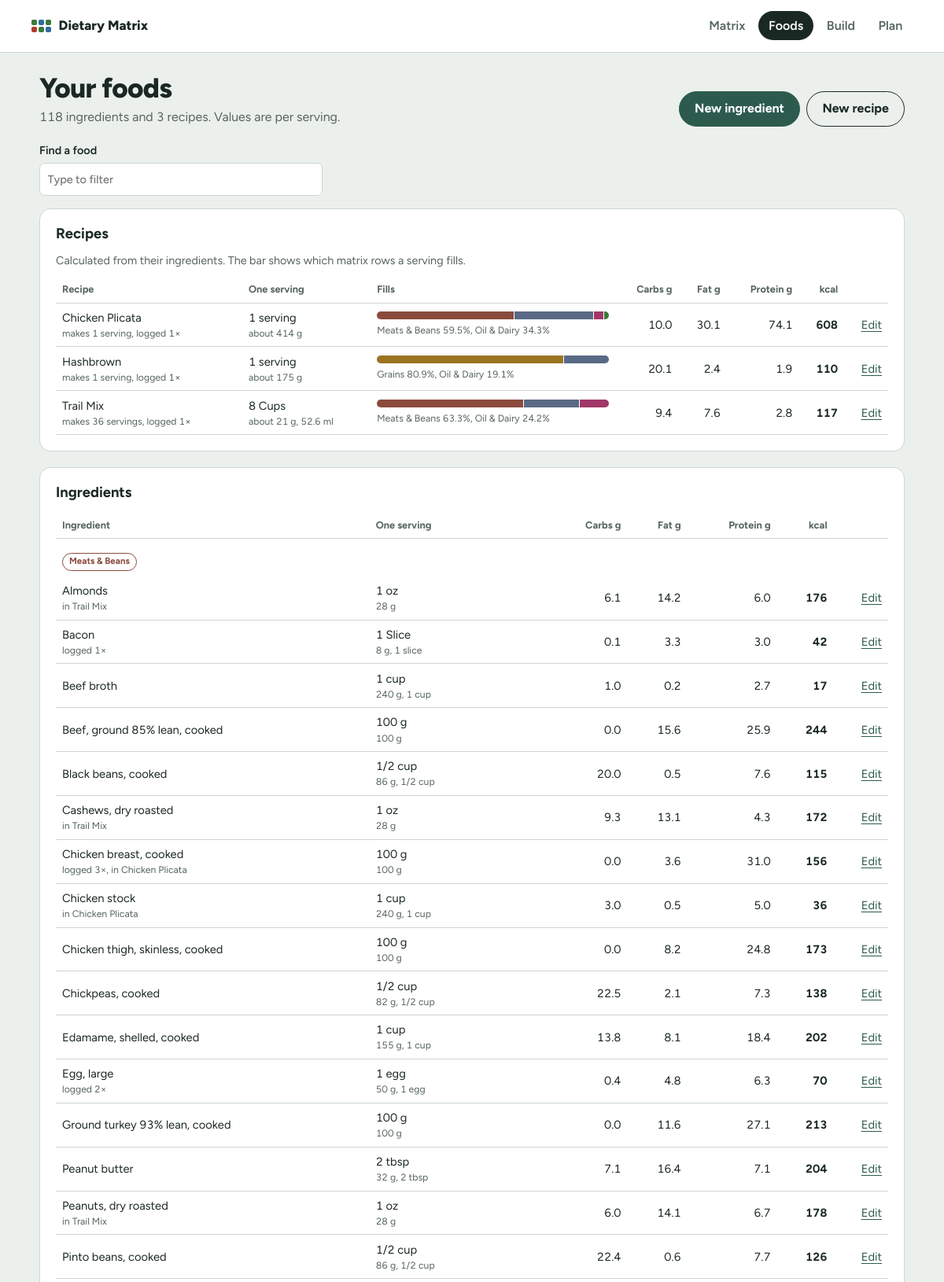
The page /foods (upper part) on the database its author committed.
### tables this page shows
CREATE TABLE foods (
    id        INTEGER PRIMARY KEY AUTOINCREMENT,
    name      TEXT NOT NULL UNIQUE COLLATE NOCASE,
    category  TEXT NOT NULL,
    serving   TEXT NOT NULL DEFAULT '1 serving',
    carbs_g   REAL NOT NULL DEFAULT 0,
    fat_g     REAL NOT NULL DEFAULT 0,
    protein_g REAL NOT NULL DEFAULT 0
, kind TEXT NOT NULL DEFAULT 'ingredient', serving_g REAL, serving_ml REAL, serving_each REAL, each_label TEXT, yield_servings REAL, batch_g REAL, batch_ml REAL, batch_each REAL);

### app.py (the view)
@app.route("/foods")
def foods():
    lib = get_library()
    uses = dict(get_db().execute("SELECT food_id, COUNT(*) FROM log GROUP BY food_id").fetchall())
    items = sorted(lib.foods.values(), key=lambda f: f["name"].lower())
    rows = [{**f, **lib.summary(f["id"]), "uses": uses.get(f["id"], 0),
             "used_in": lib.used_in(f["id"]), "issues": lib.per_serving(f["id"])["issues"]}
            for f in items]
    ingredients = {c: [r for r in rows if r["kind"] != "recipe" and r["category"] == c]
                   for c in ALL_CATEGORIES}
    recipes = [r for r in rows if r["kind"] == "recipe"]
    return render_template("foods.html", ingredients=ingredients, recipes=recipes,
                           n_ingredients=len(rows) - len(recipes))

### app.py (called while the page is built)
def get_db():
    if "db" not in g:
        g.db = sqlite3.connect(DB_PATH)
        g.db.row_factory = sqlite3.Row
        g.db.execute("PRAGMA foreign_keys = ON")
    return g.db

def fmt_qty(q):
    if q is None:
        return ""
    whole = int(q)
    frac = q - whole
    if frac < 0.005:
        return f"{whole:,}"
    if frac > 0.995:
        return f"{whole + 1:,}"
    if q < 20:
        for value, label in _NICE_FRACTIONS:
            if abs(frac - value) < 0.005:
                return f"{whole} {label}" if whole else label
    return f"{q:,.2f}".rstrip("0").rstrip(".")

def pluralize(word, q):
    if q <= 1 + 1e-9 or not word or word.endswith("s"):
        return word
    if word.endswith(("ch", "sh", "x")):
        return word + "es"
    return word + "s"

def unit_label(unit, q=1, each_label=None):
    if unit == "each":
        return pluralize(each_label or "piece", q)
    label = UNITS.get(unit, (None, None, unit))[2]
    return pluralize(label, q) if unit in PLURAL_UNITS else label

def fmt_amount(q, unit, each_label=None):
    return f"{fmt_qty(q)} {unit_label(unit, q, each_label)}"

def nice_volume(ml):
    for unit, step in (("cup", 8), ("tbsp", 2), ("tsp", 4)):
        q = ml / UNITS[unit][1]
        if q >= (0.25 if unit == "cup" else 0.25) and abs(q * step - round(q * step)) < 0.03 and q < 50:
            return round(q * step) / step, unit
    return round(ml, 1), "ml"

def get_library():
    if "lib" not in g:
        g.lib = Library(get_db())
    return g.lib

@app.template_filter("num")
def num_filter(value, digits=0):
    if value is None:
        return "–"
    return f"{value:,.{digits}f}"

@app.template_filter("pct")
def pct_filter(value):
    if value is None:
        return "–"
    return f"{round(value * 100, 1):g}%"

@app.template_filter("qty")
def qty_filter(value):
    return fmt_qty(value)

@app.context_processor
def inject_globals():
    return {"CATEGORIES": CATEGORIES, "ALL_CATEGORIES": ALL_CATEGORIES,
            "EXTRA_CATEGORY": EXTRA_CATEGORY, "MACROS": MACROS,
            "MACRO_LABELS": MACRO_LABELS, "MEALS": MEALS, "UNITS": UNITS,
            "WEIGHT_UNITS": WEIGHT_UNITS, "VOLUME_UNITS": VOLUME_UNITS}

    def used_in(self, fid):
        return sorted({self.foods[r]["name"] for r, comps in self.components.items()
                       for c in comps if c["child_id"] == fid and r in self.foods})

### templates/foods.html (shortened to what this page needs)
{% extends "base.html" %}
{% from "_macros.html" import split_bar, split_text with context %}
{% block content %}
<div class="page-head with-actions">
  <div>
    <h1>Your foods</h1>
    <p class="note">{{ n_ingredients }} ingredients and {{ recipes|length }} recipes. Values are per serving.</p>
  </div>
  <div class="actions-row">
    <a class="btn primary" href="{{ url_for('new_food', kind='ingredient') }}">New ingredient</a>
    <a class="btn" href="{{ url_for('new_food', kind='recipe') }}">New recipe</a>
  </div>
</div>
<label class="filter">Find a food
  <input type="search" placeholder="Type to filter" data-filter=".food-table">
</label>
<section class="card">
  <h2>Recipes</h2>
  <p class="hint">Calculated from their ingredients. The bar shows which matrix rows a serving fills.</p>
  <div class="table-wrap">
    <table class="food-table">
      <thead>
        <tr><th scope="col">Recipe</th><th scope="col">One serving</th><th scope="col">Fills</th>
          <th scope="col" class="n">Carbs g</th><th scope="col" class="n">Fat g</th>
          <th scope="col" class="n">Protein g</th><th scope="col" class="n">kcal</th>
          <th scope="col"><span class="sr-only">Actions</span></th></tr>
      </thead>
      <tbody data-group>
        {% for f in recipes %}
        <tr data-name="{{ f.name|lower }}">
          <td>{{ f.name }}
            <small>makes {{ f.yield_servings|qty }} serving{{ 's' if f.yield_servings != 1 }}{% if f.uses %}, logged {{ f.uses }}×{% endif %}{% if f.used_in %}, in {{ f.used_in|join(', ') }}{% endif %}</small>
          </td>
          <td>{{ f.serving }}{% if f.equiv_text %}<small>{{ f.equiv_text }}</small>{% endif %}</td>
          <td class="split-cell">{{ split_bar(f.split) }}<small>{{ split_text(f.split[:2]) }}</small></td>
          <td class="n">{{ f.macros.carbs|num(1) }}</td>
          <td class="n">{{ f.macros.fat|num(1) }}</td>
          <td class="n">{{ f.macros.protein|num(1) }}</td>
          <td class="n strong">{{ f.kcal|num }}</td>
          <td class="actions"><a href="{{ url_for('edit_food', food_id=f.id) }}">Edit</a></td>
        </tr>
        {% else %}
        <tr class="none"><td colspan="8">No recipes yet. <a href="{{ url_for('new_food', kind='recipe') }}">Build one</a> from your ingredients.</td></tr>
        {% endfor %}
      </tbody>
    </table>
  </div>
</section>
<section class="card">
  <h2>Ingredients</h2>
  <div class="table-wrap">
    <table class="food-table">
      <thead>
        <tr><th scope="col">Ingredient</th><th scope="col">One serving</th>
          <th scope="col" class="n">Carbs g</th><th scope="col" class="n">Fat g</th>
          <th scope="col" class="n">Protein g</th><th scope="col" class="n">kcal</th>
          <th scope="col"><span class="sr-only">Actions</span></th></tr>
      </thead>
      {% for cat in ALL_CATEGORIES %}
      <tbody data-group>
        <tr class="group"><th colspan="7" scope="rowgroup"><span class="tag" data-cat="{{ cat }}">{{ cat }}</span></th></tr>
        {% for f in ingredients[cat] %}
        <tr data-name="{{ f.name|lower }}">
          <td>{{ f.name }}{% if f.uses or f.used_in %}<small>
            {%- if f.uses %}logged {{ f.uses }}×{% endif %}{% if f.uses and f.used_in %}, {% endif %}
            {%- if f.used_in %}in {{ f.used_in|join(', ') }}{% endif %}</small>{% endif %}</td>
          <td>{{ f.serving }}{% if f.equiv_text %}<small>{{ f.equiv_text }}</small>{% endif %}</td>
          <td class="n">{{ f.carbs_g|num(1) }}</td>
          <td class="n">{{ f.fat_g|num(1) }}</td>
          <td class="n">{{ f.protein_g|num(1) }}</td>
          <td class="n strong">{{ f.kcal|num }}</td>
          <td class="actions"><a href="{{ url_for('edit_food', food_id=f.id) }}">Edit</a></td>
        </tr>
        {% else %}
        <tr class="none"><td colspan="7">No {{ cat|lower }} ingredients yet.</td></tr>
        {% endfor %}
      </tbody>
      {% endfor %}
    </table>
  </div>
</section>
{% endblock %}

### templates/_macros.html (shortened to what this page needs)
{% macro split_bar(split) -%}
{% if split %}
<span class="split" role="img" aria-label="{% for c, f in split %}{{ c }} {{ f|pct }}{{ ', ' if not loop.last }}{% endfor %}">
  {%- for c, f in split %}<i data-cat="{{ c }}" style="width: {{ (f * 100)|round(1) }}%" title="{{ c }} {{ f|pct }}"></i>{% endfor -%}
</span>
{% endif %}
{%- endmacro %}
{% macro split_text(split) -%}
{% for c, f in split %}{{ c }} {{ f|pct }}{{ ', ' if not loop.last }}{% endfor %}
{%- endmacro %}

### static/style.css (style rules this page uses)
:root { --bg: #ECF0ED; --surface: #FFFFFF; --ink: #1A2823; --muted: #56655E; --line: #CDD7D1; --accent: #2C5B4E; --accent-ink: #FFFFFF; --under: #2D6B9F; --under-tint: #D6E5F2; --on: #3B7A37; --on-tint: #D5EBCF; --over: #AE3E2D; --over-tint: #F4D6CF; --cat-meat: #8A4B3C; --cat-grain: #9A7420; --cat-fruit: #A0386A; --cat-veg: #3B7A37; --cat-extra: #5A6A86; --r-lg: 14px; --r-sm: 7px; --font: "Figtree", ui-sans-serif, system-ui, -apple-system, "Segoe UI", Roboto, sans-serif; color-scheme: light; }
* { box-sizing: border-box; }
html { -webkit-text-size-adjust: 100%; }
body { margin: 0; background: var(--bg); color: var(--ink); font-family: var(--font); font-size: 16px; line-height: 1.5; font-variant-numeric: tabular-nums; }
a { color: var(--accent); text-underline-offset: 3px; }
h1, h2, h3, h4 { line-height: 1.2; margin: 0; }
h1 { font-size: clamp(1.6rem, 3vw, 2.2rem); font-weight: 800; letter-spacing: -0.02em; }
h2 { font-size: 1.15rem; font-weight: 700; }
small, .hint, .note { color: var(--muted); }
.note { margin: .25rem 0 0; }
.hint { font-size: .9rem; margin: .5rem 0; }
.card { background: var(--surface); border: 1px solid var(--line); border-radius: var(--r-lg); padding: 1.25rem; }
.card h2 { margin-bottom: .85rem; }
label { display: grid; align-content: start; gap: .3rem; font-weight: 600; font-size: .9rem; }
input, select { font: inherit; font-weight: 500; color: var(--ink); background: var(--surface); border: 1px solid var(--line); border-radius: var(--r-sm); padding: .5rem .6rem; width: 100%; min-width: 0; min-height: 2.6rem; line-height: 1.4; }
.tag { display: inline-block; font-size: .72rem; font-weight: 700; padding: .12rem .5rem; border-radius: 999px; border: 1.5px solid currentColor; white-space: nowrap; }
.tag[data-cat="Meats & Beans"] { color: var(--cat-meat); }
.page-head { margin-bottom: 1.25rem; }
.filter { margin-bottom: .75rem; }
.table-wrap { overflow-x: auto; }
.food-table { width: 100%; border-collapse: collapse; font-size: .92rem; }
.food-table th, .food-table td { text-align: left; padding: .45rem .5rem; border-bottom: 1px solid var(--line); }
.food-table thead th { font-size: .8rem; color: var(--muted); }
.food-table .n { text-align: right; }
.food-table .strong { font-weight: 700; }
.food-table td small { display: block; color: var(--muted); }
.food-table tr.group th { padding-top: 1rem; border-bottom: 0; }
.food-table .actions { text-align: right; }
.btn { display: inline-block; font-weight: 700; border-radius: 999px; padding: .6rem 1.2rem; border: 1px solid var(--ink); color: var(--ink); text-decoration: none; }
.btn.primary { background: var(--accent); border-color: var(--accent); color: var(--accent-ink); }
.with-actions { display: flex; justify-content: space-between; align-items: flex-end; gap: 1rem; flex-wrap: wrap; }
.actions-row { display: flex; gap: .5rem; flex-wrap: wrap; }
.filter { max-width: 360px; margin-bottom: 1rem; }
.card + .card { margin-top: 1.25rem; }
.split { display: flex; height: 10px; border-radius: 999px; overflow: hidden; background: var(--bg); min-width: 90px; }
.split i { display: block; height: 100%; }
.split i + i { box-shadow: -1px 0 0 var(--surface); }
[data-cat="Meats & Beans"].dot, .split i[data-cat="Meats & Beans"] { background: var(--cat-meat); }
[data-cat="Grains"].dot, .split i[data-cat="Grains"] { background: var(--cat-grain); }
[data-cat="Fruits"].dot, .split i[data-cat="Fruits"] { background: var(--cat-fruit); }
[data-cat="Vegetables"].dot, .split i[data-cat="Vegetables"] { background: var(--cat-veg); }
[data-cat="Oil & Dairy"].dot, .split i[data-cat="Oil & Dairy"] { background: var(--cat-extra); }
.split-cell { min-width: 130px; }
.split-cell small { margin-top: .3rem; }

### rows shown on the page
foods: name "Chicken Plicata", yield_servings|qty "1", uses "1", serving "1 serving", equiv_text "about 414 g", {{ (f * 100)|round(1) }} 4.2 (drawn), {{ (f * 100)|round(1) }} 2.0 (drawn), split "Meats & Beans" "Oil & Dairy", split "59.5%" "34.3%", last ",", macros.carbs|num "10.0", macros.fat|num "30.1", macros.protein|num "74.1", kcal|num "608"
foods: name "Hashbrown", yield_servings|qty "1", uses "1", serving "1 serving", equiv_text "about 175 g", split "Grains" "Oil & Dairy", split "80.9%" "19.1%", last ",", macros.carbs|num "20.1", macros.fat|num "2.4", macros.protein|num "1.9", kcal|num "110"
foods: name "Trail Mix", yield_servings|qty "36", yield_servings "s", uses "1", serving "8 Cups", equiv_text "about 21 g, 52.6 ml", {{ (f * 100)|round(1) }} 12.5 (drawn), split "Meats & Beans" "Oil & Dairy", split "63.3%" "24.2%", last ",", macros.carbs|num "9.4", macros.fat|num "7.6", macros.protein|num "2.8", kcal|num "117"
foods: name "Almonds", used_in "Trail Mix", serving "1 oz", equiv_text "28 g", carbs_g|num "6.1", fat_g|num "14.2", protein_g|num "6.0", kcal|num "176"
foods: name "Bacon", uses "1", serving "1 Slice", equiv_text "8 g, 1 slice", carbs_g|num "0.1", fat_g|num "3.3", protein_g|num "3.0", kcal|num "42"
foods: name "Beef broth", serving "1 cup", equiv_text "240 g, 1 cup", carbs_g|num "1.0", fat_g|num "0.2", protein_g|num "2.7", kcal|num "17"
foods: name "Beef, ground 85% lean, cooked", serving "100 g", equiv_text "100 g", carbs_g|num "0.0", fat_g|num "15.6", protein_g|num "25.9", kcal|num "244"
foods: name "Black beans, cooked", serving "1/2 cup", equiv_text "86 g, 1/2 cup", carbs_g|num "20.0", fat_g|num "0.5", protein_g|num "7.6", kcal|num "115"
foods: name "Cashews, dry roasted", used_in "Trail Mix", serving "1 oz", equiv_text "28 g", carbs_g|num "9.3", fat_g|num "13.1", protein_g|num "4.3", kcal|num "172"
foods: name "Chicken breast, cooked", uses "3", used_in "Chicken Plicata", serving "100 g", equiv_text "100 g", carbs_g|num "0.0", fat_g|num "3.6", protein_g|num "31.0", kcal|num "156"
foods: name "Chicken stock", used_in "Chicken Plicata", serving "1 cup", equiv_text "240 g, 1 cup", carbs_g|num "3.0", fat_g|num "0.5", protein_g|num "5.0", kcal|num "36"
foods: name "Chicken thigh, skinless, cooked", serving "100 g", equiv_text "100 g", carbs_g|num "0.0", fat_g|num "8.2", protein_g|num "24.8", kcal|num "173"
foods: name "Chickpeas, cooked", serving "1/2 cup", equiv_text "82 g, 1/2 cup", carbs_g|num "22.5", fat_g|num "2.1", protein_g|num "7.3", kcal|num "138"
foods: name "Edamame, shelled, cooked", serving "1 cup", equiv_text "155 g, 1 cup", carbs_g|num "13.8", fat_g|num "8.1", protein_g|num "18.4", kcal|num "202"
foods: name "Egg, large", uses "2", serving "1 egg", equiv_text "50 g, 1 egg", carbs_g|num "0.4", fat_g|num "4.8", protein_g|num "6.3", kcal|num "70"
foods: name "Ground turkey 93% lean, cooked", serving "100 g", equiv_text "100 g", carbs_g|num "0.0", fat_g|num "11.6", protein_g|num "27.1", kcal|num "213"
foods: name "Peanut butter", serving "2 tbsp", equiv_text "32 g, 2 tbsp", carbs_g|num "7.1", fat_g|num "16.4", protein_g|num "7.1", kcal|num "204"
foods: name "Peanuts, dry roasted", used_in "Trail Mix", serving "1 oz", equiv_text "28 g", carbs_g|num "6.0", fat_g|num "14.1", protein_g|num "6.7", kcal|num "178"
foods: name "Pinto beans, cooked", serving "1/2 cup", equiv_text "86 g, 1/2 cup", carbs_g|num "22.4", fat_g|num "0.6", protein_g|num "7.7", kcal|num "126"

### other values the page prints
{{ n_ingredients }} "118"
{{ recipes|length }} "3"
{{ cat }} "Meats & Beans"
